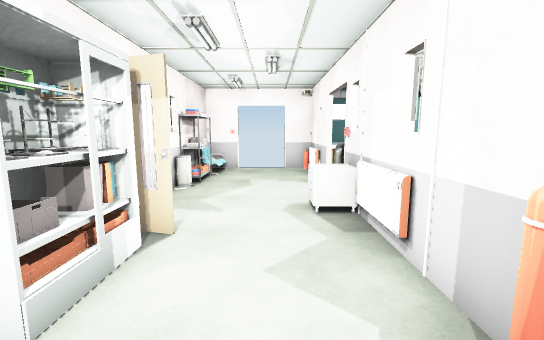
[1] (above)

16 first-person views from a walk through a 3-D level made in the Unity game engine. The camera is 1.4 m above the floor, tilts 8° down and sees 90° across. The floor is counted in squares, 1 m on a side. Each view is taken from the middle of a square. On the plan, view 1 faces up. The plan holds only what a view shows up to about 13 squares ahead; the rest is blank. The player is left out. Door leaves are left out, so doorways stand open. Some surface patterns are stand-ins.

[2]
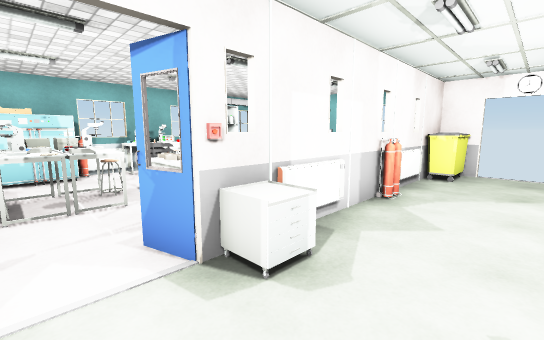

[3]
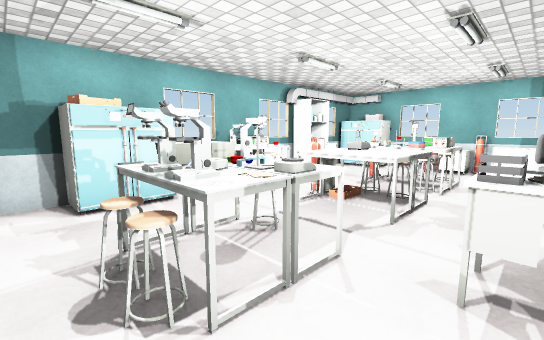

[4]
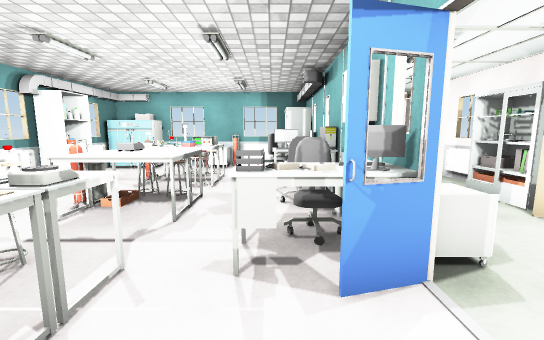

[5]
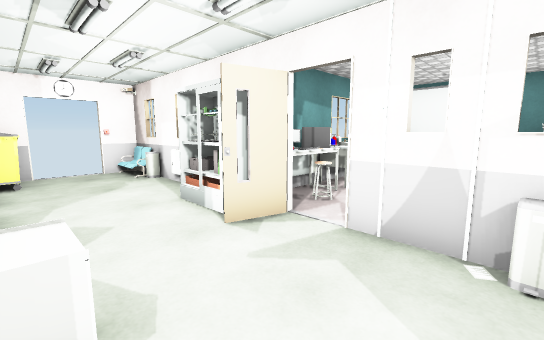

[6]
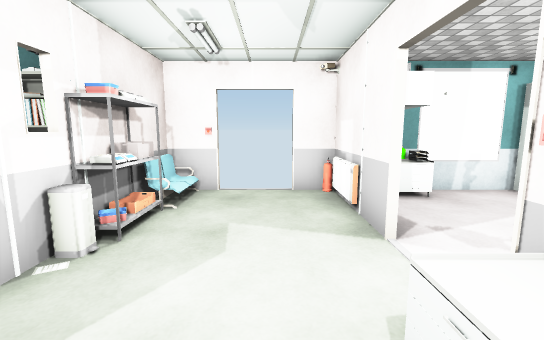

[7]
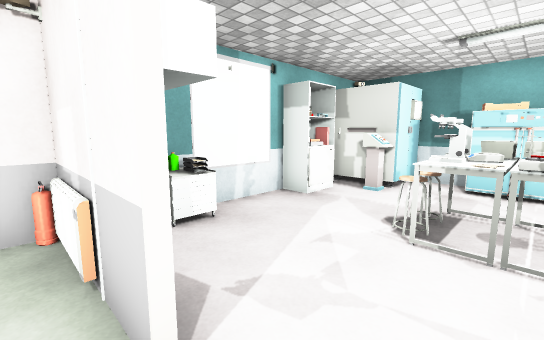

[8]
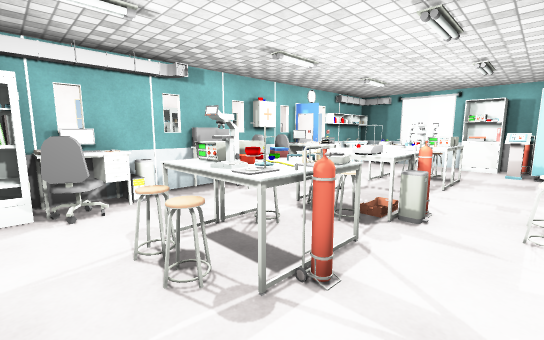

[9]
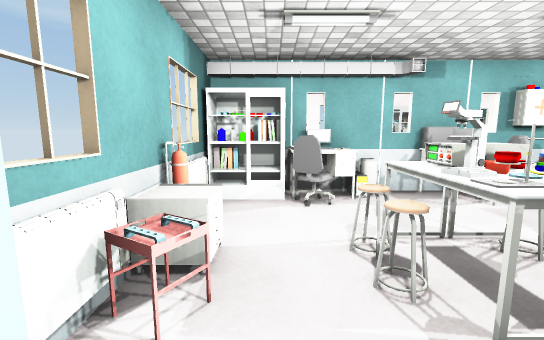

[10]
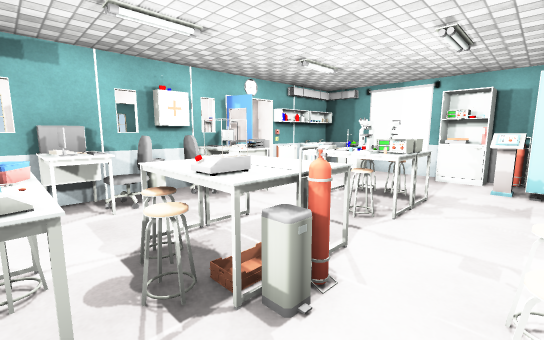

[11]
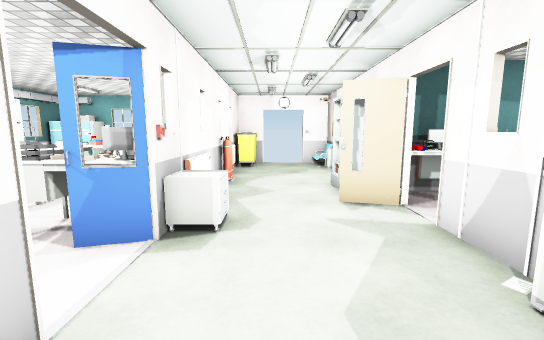

[12]
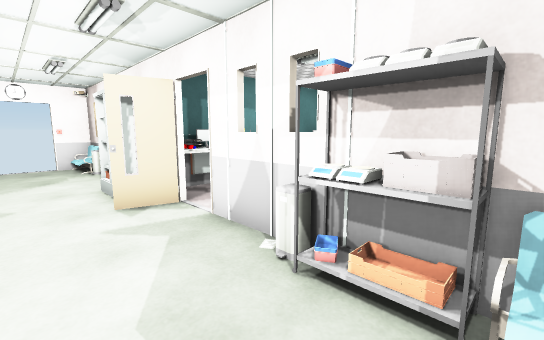

[13]
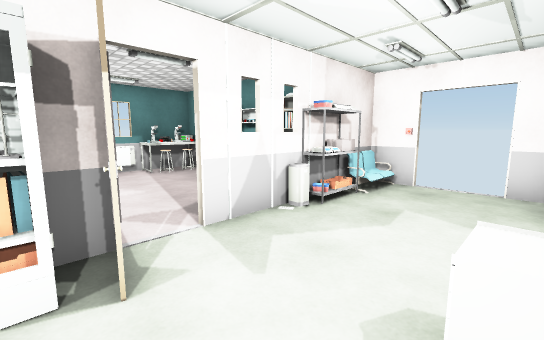

[14]
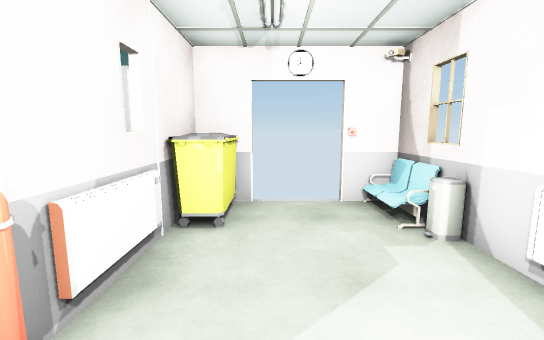

[15]
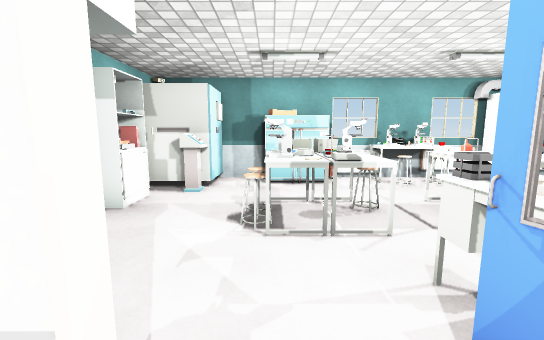

[16]
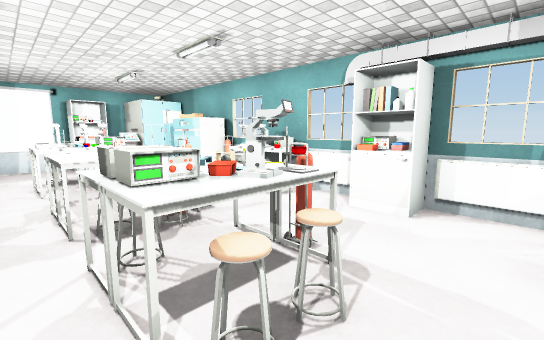

### Floor plan
Points are (right, up) in squares from view 1. A wall is a line through its corners. A room is listed if a view was taken in it or the views show most of it. See-through windows are left out.
Room 1 (views 1, 2, 3, 4, 5, 6, 7, 8, 9, 10, 11, 12, 13, 14, 15, 16)
walls: (2.5, 5.8) (1.5, 5.6) (2.5, 5.9); (1.6, 2.5) (1.6, 1.4); (-2.5, 3.9) (-1.3, 3.6) (-1.9, 3.7); (-2.5, 1.4) (-2.5, -3.4) (-1.4, -3.4); (9.4, 7.1) (9.4, 8.6); (-4.1, 2.6) (-3.2, 2.6); (2.4, -3.4) (7.6, -3.4); (-1.3, 10.5) (-2.5, 10.5) (-2.5, 8.4); (0.4, -3.4) (1.5, -3.4); (7.9, 10.5) (0.4, 10.5); (9.4, -2.1) (9.4, 5.4)
ways out: open door at (-0.5, -3.5); open door at (-0.3, 10.7); open door at (2, 6.5)
objects: table (-5, 4); other object (-5, 9); computer (-4, 3); chair (-4, 4); shelf (-4, 8); other object (-3, 4); other object (-3, 6) to (-3, 7); other object (-3, 8); other object (-2, -3); bin (-2, -2); radiator (-2, 0); shelf (-2, 2) to (-2, 3); other object (-2, 6); bin (-2, 7); other object (-2, 8) to (-2, 9); shelf (0, 5); bin (1, -3) to (1, -2); radiator (1, -1); other object (1, 1); radiator (1, 4); other object (1, 5); radiator (1, 9); fire extinguisher (1, 10); other object (2, -3); books (2, -2); table (2, -1); bin (2, 0); other object (2, 1); computer (2, 2); bin (2, 3); shelf (2, 4); computer (2, 5); radiator (2, 8); other object (2, 9); other object (2, 10); radiator (3, -3); chair (3, -1); computer (3, 2); chair (3, 3); chair (3, 4); table (3, 5); shelf (3, 9); bottle (3, 10); other object (4, -3); chair (4, 7); other object (4, 10); shelf (5, -3); chair (5, -1); table (5, 0); other object (5, 1); chair (5, 2); table (5, 3) to (6, 3); table (5, 4) to (6, 4); table (5, 5); other object (5, 6); table (5, 7); radiator (6, -3) to (7, -3); chair (6, -1); flask (6, 0); table (6, 1); chair (6, 2); chair (6, 5); other object (6, 6); chair (6, 7); other object (6, 10); other object (7, 0); other object (7, 3); bin (7, 4); other object (7, 9); books (7, 10); other object (8, -3) to (9, -3); chair (8, 3); chair (8, 4); other object (8, 6) to (9, 7); other object (8, 10); radiator (9, -2) to (9, -1); shelf (9, 0); radiator (9, 1) to (9, 2); radiator (9, 5); other object (9, 9)

Where each view was taken, in squares from view 1:
view 1: 0 up, 0 right, facing up
view 2: 7 up, 1 left, facing down-right
view 3: 8 up, 3 right, facing down-right
view 4: 8 up, 3 right, facing down
view 5: 7 up, 1 right, facing down-left
view 6: 4 up, 0 right, facing up
view 7: 6 up, 1 right, facing up-right
view 8: 2 down, 8 right, facing up-left
view 9: 2 down, 8 right, facing left
view 10: 1 up, 8 right, facing up-left
view 11: 9 up, 0 right, facing down
view 12: 9 up, 0 right, facing down-left
view 13: 3 up, 1 right, facing up-left
view 14: 2 up, 0 right, facing down
view 15: 7 up, 1 right, facing right
view 16: 2 down, 4 right, facing up-right
